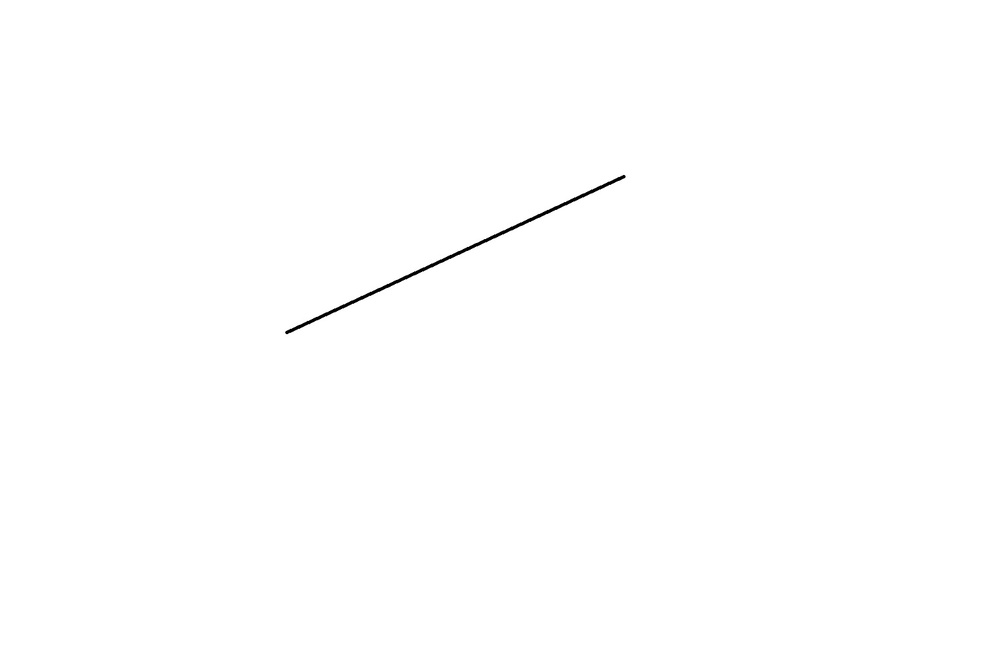
#> input picture a_line.jpg, 1000 x 659 px, shrunk from 1514 x 998 before the run
$ python only_two_points.py
#> lines starting #> are read from the running program, lines starting #| are printed output that depends on the picture; after the words box and inside, x2 and y2 are one past the last pixel; in counts of white or black regions, pixels touching at a corner belong together
import cv2
import numpy as np

def detect_and_display_endpoints(image_path):
    # Load the image
#> called with image_path = 'a_line.jpg'
    image = cv2.imread(image_path)
#> image is the input picture: shape (659, 1000, 3); min 0, max 255, mean 254.5
    if image is None:
        print(f"Error: Unable to read image '{image_path}'. Check the file path.")
        return

    # Convert to grayscale
    gray = cv2.cvtColor(image, cv2.COLOR_BGR2GRAY)

    # Threshold the image to binary
    _, binary_image = cv2.threshold(gray, 127, 255, cv2.THRESH_BINARY_INV)
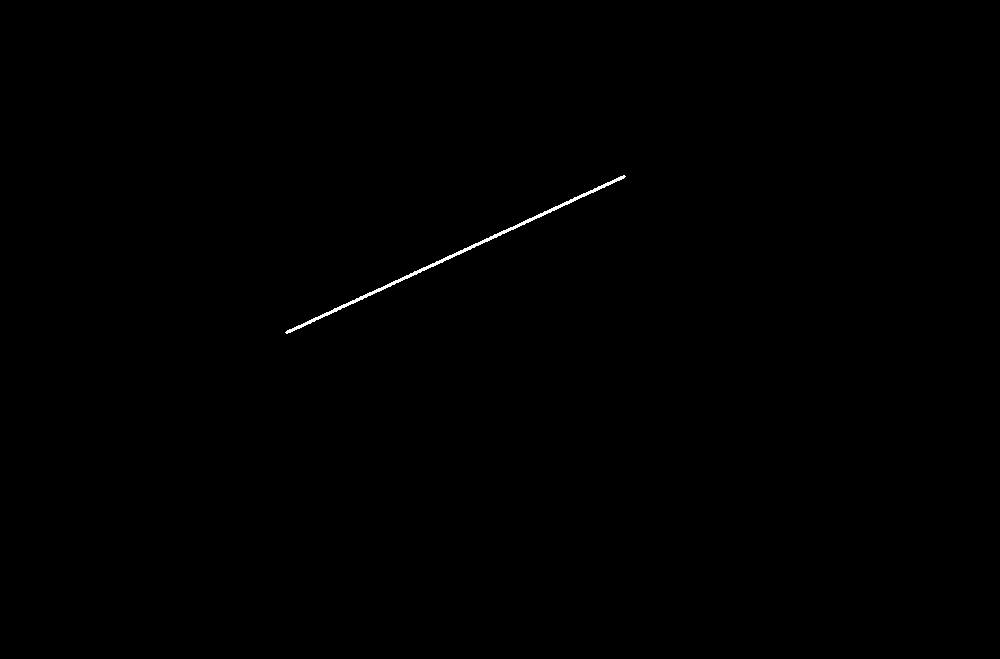
#> binary_image: shape (659, 1000); 0.19% white; 1 white region, box (x1, y1, x2, y2) and area: (285, 175, 626, 334) 1234

    # Perform edge detection
    edges = cv2.Canny(binary_image, 50, 150, apertureSize=7)
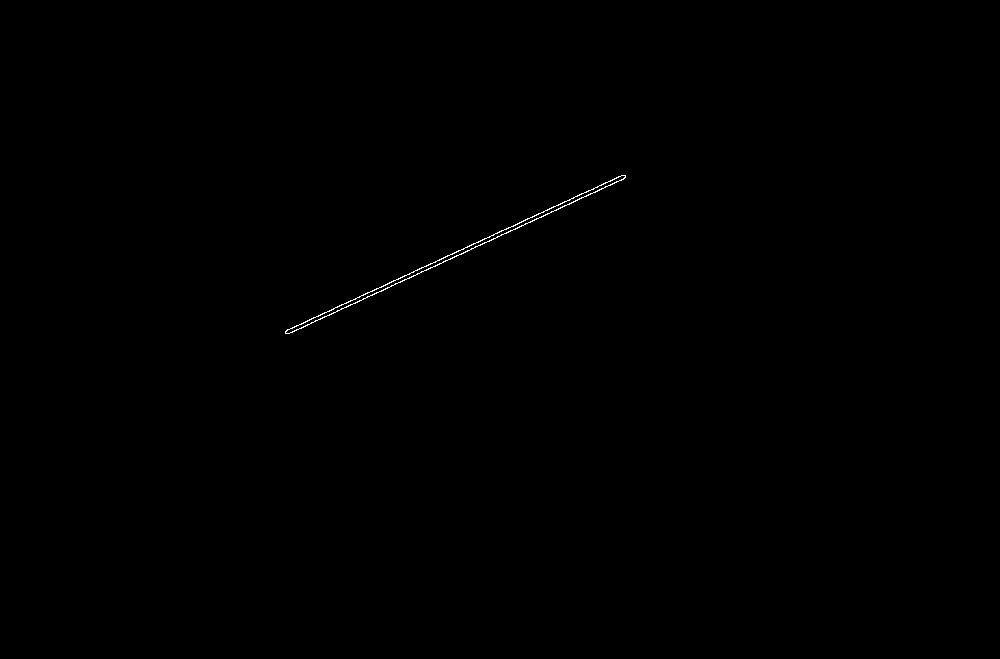
#> edges: shape (659, 1000); 0.14% white in thin lines or dots, all inside (x1, y1, x2, y2) = (285, 175, 626, 334)

    # Detect lines using Hough Line Transform
    lines = cv2.HoughLinesP(edges, 1, np.pi / 180, threshold=50, minLineLength=30, maxLineGap=50)
#> lines = [[285, 331, 621, 175], [288, 333, 625, 176], [301, 328, 625, 177], [286, 330, 527, 218]]

    if lines is None:
        print("No lines detected.")
        return

    # Combine all detected lines to find a single start and end point
    x_coords = []
    y_coords = []

    for line in lines:
        x1, y1, x2, y2 = line[0]
        x_coords.extend([x1, x2])
        y_coords.extend([y1, y2])
#> this loop made 4 passes
#> after the loop, x_coords = [285, 621, 288, 625, 301, 625, 286, 527]; y_coords = [331, 175, 333, 176, 328, 177, 330, 218]

    # Find the extreme points
    min_index = np.argmin(x_coords)
#> min_index = 0
    max_index = np.argmax(x_coords)
#> max_index = 3

    start_point = (x_coords[min_index], y_coords[min_index])
#> start_point = (285, 331)
    end_point = (x_coords[max_index], y_coords[max_index])
#> end_point = (625, 176)

    # Copy the original image for displaying results
    output_image = image.copy()

    # Draw the detected line
    cv2.line(output_image, start_point, end_point, (0, 255, 0), 2)  # Green line
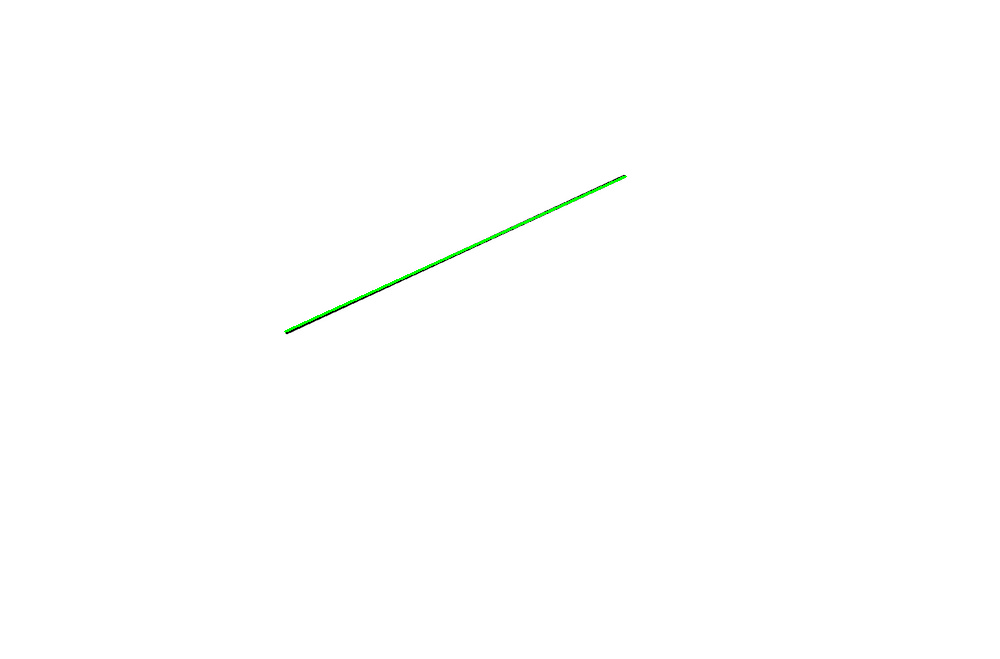
#> output_image: shape (659, 1000, 3); 0.15% of pixels changed, all inside (x1, y1, x2, y2) = (284, 175, 627, 333)

    # Mark the endpoints
    cv2.circle(output_image, start_point, 5, (0, 0, 255), -1)  # Red circle at start point
#> output_image: shape (659, 1000, 3); 0.01% of pixels changed, all inside (x1, y1, x2, y2) = (280, 326, 291, 337)
    cv2.circle(output_image, end_point, 5, (255, 0, 0), -1)  # Blue circle at end point
#> output_image: shape (659, 1000, 3); mean B, G, R 254.4, 254.8, 254.4

    # Display the image with the line and endpoints marked
    cv2.imshow("Detected Endpoints", output_image)
    cv2.waitKey(0)
    cv2.destroyAllWindows()

    # Print the final detected endpoints
    print("Detected Start and End Points:", start_point, end_point)
#| Detected Start and End Points: (285, 331) (625, 176)

# Example usage
image_path = 'a_line.jpg'  # Replace with the path to your image
detect_and_display_endpoints(image_path)

$ run again, with line_img.jpg copied over a_line.jpg
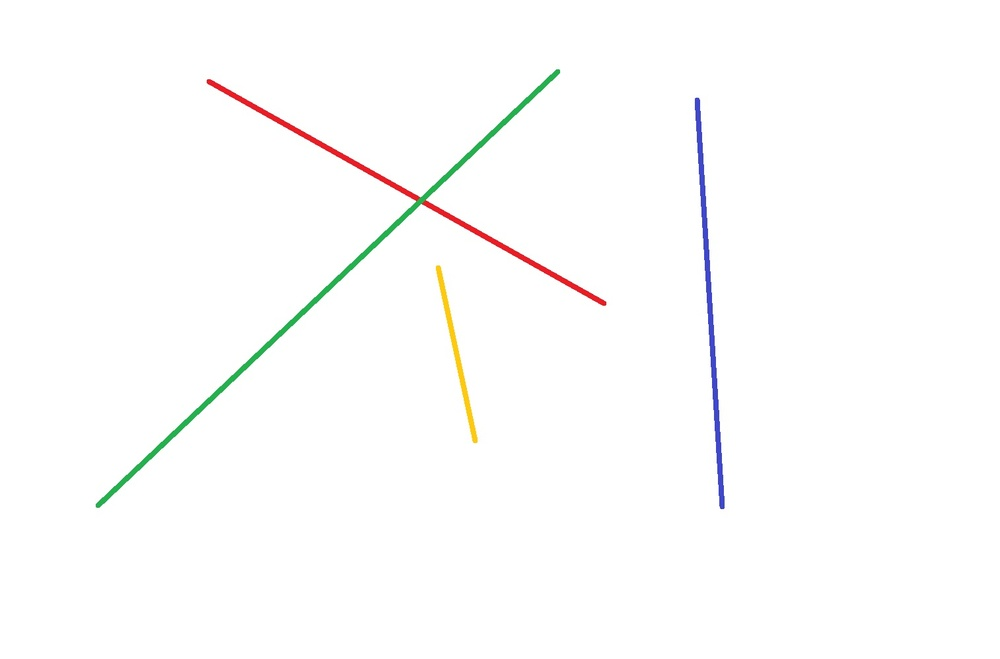
#> input picture line_img.jpg, 1000 x 659 px, shrunk from 1514 x 998 before the run
#> in detect_and_display_endpoints, image is the input picture: shape (659, 1000, 3); mean B, G, R 252.6, 253, 253
#> in detect_and_display_endpoints, `_, binary_image = cv2.threshold(gray, 127, 255, cv2.THRESH_BINARY_INV)`:
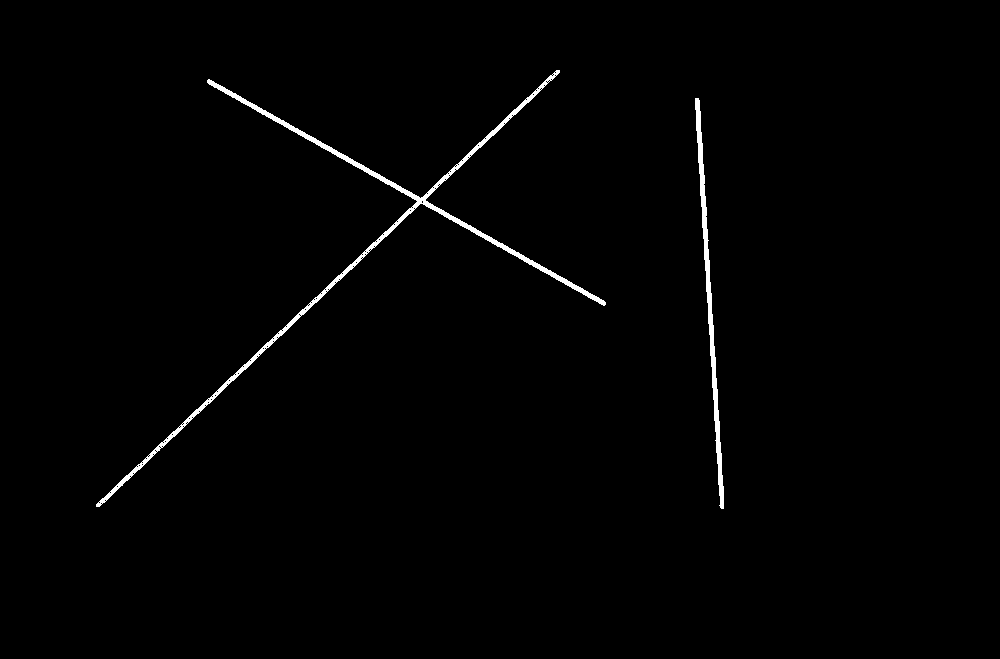
#> binary_image: shape (659, 1000); 1% white; 2 white regions, box (x1, y1, x2, y2) and area: (96, 70, 606, 507) 4814, (695, 98, 724, 509) 1945
#> edges: shape (659, 1000); 0.57% white in thin lines or dots, all inside (x1, y1, x2, y2) = (96, 70, 724, 509)
#> lines = 22 rows, first 6: [194, 410, 460, 161], [99, 506, 317, 302], [333, 285, 554, 78], [211, 86, 520, 258], [351, 159, 604, 300], [96, 503, 287, 324]
#> the loop in detect_and_display_endpoints, `for line in lines:` made 22 passes
#> after the loop in detect_and_display_endpoints, `for line in lines:`: x_coords = 44 values, max 723 at index 33, min 96 at index 10, mean 470.2; y_coords = 44 values, max 508 at index 21, min 70 at index 17, mean 261.3
#> min_index = 10
#> max_index = 33
#> start_point = (96, 503)
#> end_point = (723, 503)
#> in detect_and_display_endpoints, `cv2.line(output_image, start_point, end_point, (0, 255, 0), 2)`:
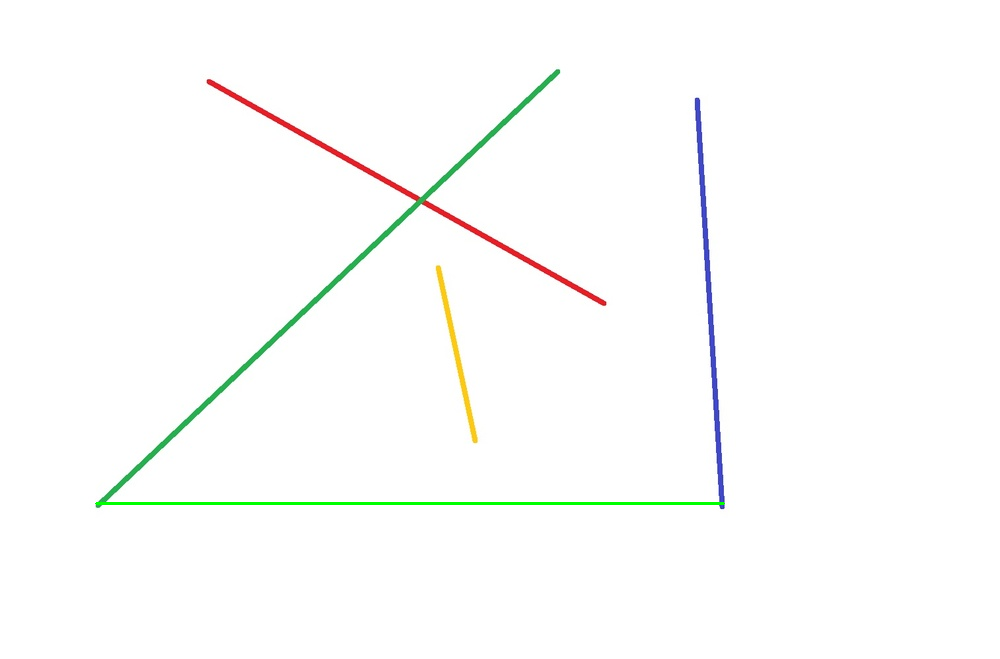
#> output_image: shape (659, 1000, 3); 0.29% of pixels changed, all inside (x1, y1, x2, y2) = (95, 502, 725, 505)
#| Detected Start and End Points: (96, 503) (723, 503)
